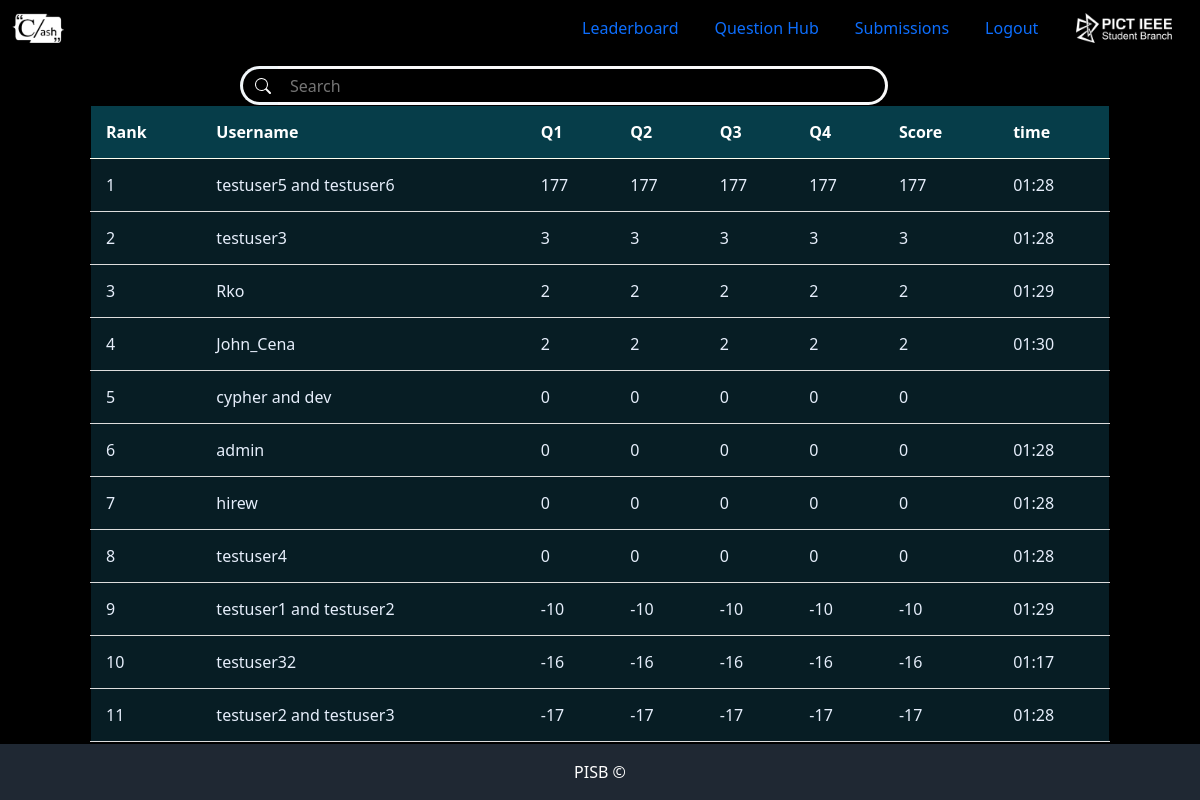
Page /leaderboard/ on the committed database.
### app1/models.py (models this page shows, shortened)
class Team(models.Model):
    user = models.ManyToManyField(User)
    team_score = models.IntegerField(default=0)
    team_attempted = models.IntegerField(default=0)
    teamTime =models.DateTimeField(blank=True, null=True)

### app1/views.py (the view)
# urls.py: path('leaderboard/', views.leaderboard, name='leaderboard'),
def leaderboard(request):
    context={
        "title":"Result"
    }
    team =Team.objects.all().order_by('-team_score','teamTime')
    user=User.objects.all()
    dict=get_leaderboard(team,user)   #to get list of dictionary containing places of users
    context["teams"]=dict
    return render(request,"app1/leaderb.html",context)

### app1/utils.py (called while the page is built)
def get_leaderboard(team_set,user_set):
    place=0
    dict=[]
    for team in team_set:
        user_list=user_set.filter(team__id=team.id)
        inner_dict={}
        if len(user_list)>=2:
            inner_dict["place"]=place+1
            inner_dict["user1"]=user_list[0].username
            inner_dict["user2"]=user_list[1].username
            inner_dict["score"]=team.team_score
            inner_dict["attempted_question"]=team.team_attempted
            inner_dict["Time"]=team.teamTime
        else:
            inner_dict["place"]=place+1
            inner_dict["user1"]=user_list[0].username
            inner_dict["score"]=team.team_score
            inner_dict["attempted_question"]=team.team_attempted
            inner_dict["Time"]=team.teamTime
        place += 1
        dict.append(inner_dict)
    return dict

### app1/templates/app1/leaderb.html (shortened to what this page needs)
{% load static %}
{% load tz %}
  <body>
    <head>
      <link href="https://cdn.jsdelivr.net/npm/bootstrap@5.1.3/dist/css/bootstrap.min.css"
          rel="stylesheet"
/>
          <link rel="stylesheet" type="text/css" href="{% static 'app1/css/leaderbrdstyle.css' %}">
          <link rel="stylesheet" type="text/css" href="https://cdn.datatables.net/1.13.4/css/jquery.dataTables.min.css">
        </head>
            <nav class="navbar navbar-expand-lg navbarr">
              <div class="container-fluid">
                <a class="navbar-brand navvi" href="#" style="padding: 0px"
                  ><img src="{% static 'app1/images/clashwhite.png' %}" alt="Clash Logo" height="30px"
                /></a>
                <div
                  class="collapse navbar-collapse stroke"
                  id="navbarSupportedContent"
                >
                  <ul class="navbar-nav ms-auto mb-2 mb-lg-0">
                    <li class="nav-item">
                      <a
                        class="nav-link active navvi"
                        aria-current="page"
                        href="{% url 'leaderboard' %}"
                        style="margin-left: 10px; margin-right: 10px"
                        >Leaderboard</a
                      >
                    </li>
                    <li class="nav-item">
                      <a
                        class="nav-link active navvi"
                        aria-current="page"
                        href="{% url 'questions' %}"
                        style="margin-left: 10px; margin-right: 10px"
                        >Question Hub</a
                      >
                    </li>
                    <li class="nav-item">
                      <a
                        class="nav-link navvi"
                        aria-current="page"
                        href="{% url 'submission' %}"
                        style="margin-left: 10px; margin-right: 10px"
                        >Submissions</a
                      >
                    </li>
                    <li class="nav-item navvi">
                      <a
                        class="nav-link navvi"
                        style="margin-left: 10px; margin-right: 10px; cursor: pointer"
                        data-bs-toggle="modal"
                        data-bs-target="#LogoutModal"
                        >Logout</a
                      >
                    </li>
                  </ul>
                </div>
                <a
                  class="navbar-brand navvi pisblogo"
                  href="#"
                  style="padding: 0px; margin-left: 20px"
                  ><img src="{% static 'app1/images/pisblogo.png' %}" alt="Clash Logo" height="30px"
                /></a>
              </div>
            </nav>
            <div class="searchbar">
            <form class="shbtn">
              <button class="shion"></ion-icon></button>
              <input type="text" id="input" placeholder="Search" onkeydown="searchElement()">
            </form>
            </div>
            <!DOCTYPE html>
{% load static %}
{% load tz %}
<html lang="en">
    <head>
    <link
        href="https://cdn.jsdelivr.net/npm/bootstrap@5.1.3/dist/css/bootstrap.min.css"
        rel="stylesheet"
        />
        <link rel="stylesheet" type="text/css" href="https://cdn.datatables.net/1.13.4/css/jquery.dataTables.min.css">
        <link rel="stylesheet" type="text/css" href="{% static 'app1/css/leaderbrdstyle.css' %}">
      </head>
      <table id="example" class="display" >
            <thead>
            <tr>
                <th>Rank</th>
                <th>Username</th>
                <th>Q1</th>
                <th>Q2</th>
                <th>Q3</th>
                <th>Q4</th>
                <th>Score</th>
                <th>time</th>
            </tr>
            </thead>
            <tbody id="ex1">
          {% for team in teams %}
            <tr>
                <td>{{team.place}}</td>
                <td>{{team.user1}} {% if "user2" in team %}and {{team.user2}}{% endif %}</td>
                <td>{{team.score}} </td>
                <td>{{team.score}} </td>
                <td>{{team.score}} </td>
                <td>{{team.score}} </td>
                <td>{{team.score}}</td>
                <td>{{team.Time|time:"h:i"}}</td>
            </tr>
        {% endfor %}
        </table>
          <footer class="text-center fixed-bottom footerr">
            <div class=" container-fluid">
                <div class="footer-text pt-3 pb-3">PISB <span>&copy</span></div>
            </div>
        </footer>
        </body>
</html>

### app1/static/app1/css/leaderbrdstyle.css (style rules this page uses)
* { margin: 0; padding: 0; position: relative; }
body { background-color: black; height: 100vh; }
footer { background-color: #1f2833; color: #ffffff; }
.searchbar { display: flex; flex-direction: row; background: transparent; margin: auto 20%; margin-top: 10px; }
.shbtn { width: -webkit-fill-available; display: flex; flex-wrap: nowrap; height: 39px; border: none; margin-right: 10%; }
.shion { background-color: #c7d1d2; border: none; outline: none; overflow: hidden; background-color: #fdfdfd; padding: 8px 8px 8px 12px; border-radius: 25px 0 0 25px; border: 3px solid #f1f6f9; border-right: 0px; height: -webkit-fill-available; color: #fdfdfd; background: transparent; }
#input { width: -webkit-fill-available; height: -webkit-fill-available; border-radius: 0 25px 25px 0; border: 3px solid #f9f9fa; color: #dfe0e0; font-size: 1rem; padding: 2px 12px; text-align: start; overflow: hidden; border-left: 0; outline: none; background: transparent; }
.display { color: aliceblue; }
.display tbody, td, tfoot, th, thead, tr { border-color: inherit; border-style: solid; border-width: 0; padding: 10px; }
#ex1 { background-color: aqua; }
tr { display: table-row; vertical-align: inherit; height: 25px; color: cornflowerblue; }
#example th,td { border-bottom: 1px solid #fffff0; }
tr { display: table-row; vertical-align: inherit; height:25px; }

### app1/templates/app1/leaderb.html (style rules this page uses)
.display tbody, td, tfoot, th, thead, tr { border-color: inherit; border-style: solid; border-width: 0; padding: 10px; margin: auto 14%; }
table { caption-side: bottom; border-collapse: collapse; width: 85%; margin:auto; }
tr { display: table-row; vertical-align: inherit; height: 25px; color: #e6eefb; background-color:#071d24; border:1px solid black; padding: 15px; }
th { background-color: #063d49; color: white; }
th, td { border-bottom: 1px solid #ddd; }
th, td { padding: 15px; text-align: left; }

### rows in the picture
Team: place "1", user1 "testuser5", user2 "testuser6", score "177", Time "01:28"
Team: Time "01:28"
Team: Time "01:29"
app1_team_user: place "4", user1 "John_Cena", score "2", Time "01:30"
Team: Time "01:28"
Team: place "9", user1 "testuser1", user2 "testuser2", score "-10", Time "01:29"
Team: place "10", user1 "testuser32", score "-16", Time "01:17"
Team: place "11", user1 "testuser2", user2 "testuser3", score "-17", Time "01:28"

### other values in the picture
{{ team.place }} "2" "3"
{{ team.user1 }} "testuser3" "Rko"
{{ team.score }} "3" "2"
{{ team.place }} "5"
{{ team.user1 }} "cypher"
{{ team.user2 }} "dev"
{{ team.score }} "0"
{{ team.place }} "6" "7"
{{ team.user1 }} "admin" "hirew"
{{ team.score }} "0" "0"
{{ team.Time|time:"h:i" }} "01:28"
{{ team.place }} "8"
{{ team.user1 }} "testuser4"
